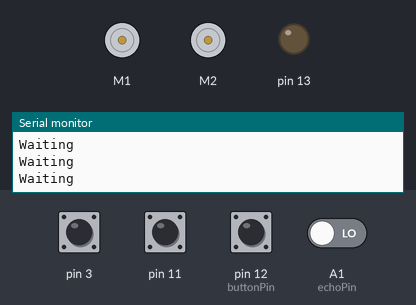
A sketch run on a simulated Arduino Uno, built with avr-gcc and run on an emulated ATmega328P. Parts: 2 × DC motor (green arrow = forward, orange = backward, longer = faster), output pins drawn as LEDs (lit = HIGH), the last lines printed to the serial monitor. Inputs (shaded band) come from the test bench; at power-on: pin 3, pin 11, pin 12 (buttonPin) HIGH, A1 (echoPin) LOW.

Above: at 0.8 s.
0.9 s: pin 12 (buttonPin) pulled LOW for 0.15 s
At 2.2 s:
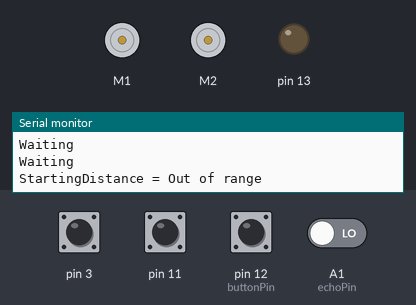
4.0 s: pin 3 pulled LOW for 1 s
At 6.6 s:
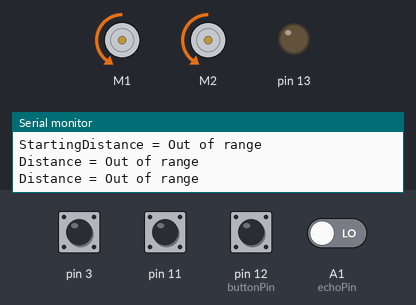
Timing chart, 0 to 14.0 s (numbered marks = the images above; inputs shaded):
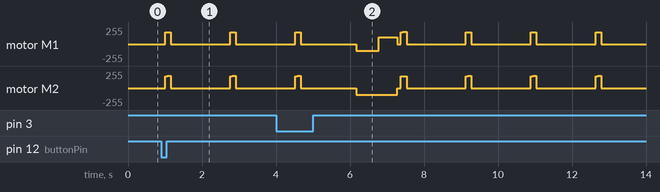

Measured:
- after the input at 0.9 s, motor M1: alternates forward 174/255 for 0.15 s and stopped for 1.6 s, starting after 0.11 s; motor M2: alternates forward 184/255 for 0.15 s and stopped for 1.6 s, starting after 0.11 s

The sketch:

SmartBumper_V1.7.ino
```cpp
#include <RedBot.h>
#define trigPin A0
#define echoPin A1
RedBotMotors motors;
RedBotBumper lBumper = RedBotBumper(3);  // initialzes bumper object on pin 3
RedBotBumper rBumper = RedBotBumper(11); // initialzes bumper object on pin 11
RedBotEncoder encoder = RedBotEncoder(A2, 10);

const int buttonPin = 12; // variable to store the button Pin
int lBumperState;  // state variable to store the bumper value
int rBumperState;  // state variable to store the bumper value
int xx = 1;

int countsPerRev = 192;   // 4 pairs of N-S x 48:1 gearbox = 192 ticks per wheel rev
float wheelDiam = 65;  // diam = 65mm
float wheelCirc = PI * wheelDiam; // Redbot wheel circumference = pi*D


void setup()
{
  foo();

  Serial.begin(9600);
  pinMode(buttonPin, INPUT_PULLUP);
  pinMode(13, OUTPUT);

  do
  {
    delay(10);
    Serial.print("Waiting");
    Serial.print("\n");
  } while ( digitalRead(buttonPin) == HIGH );

  Serial.print("Starting");
}


void loop()
{
  lBumperState = lBumper.read();  // default INPUT state is HIGH, it is LOW when bumped
  rBumperState = rBumper.read();  // default INPUT state is HIGH, it is LOW when bumped


  driveStraight(20, 180);
  detectObjectDistance();

  if ((lBumperState == LOW) || (rBumperState == LOW))
  {
    motors.brake();
    motors.drive(-100);
    delay(600);
    motors.brake();
    motors.rightMotor(-100);
    motors.leftMotor(-100);
    delay(500);
    motors.brake();

  }
}

void foo(){
//  return 22;
 Serial.print ("22");
}


void detectObjectDistance()
{
  float duration, objectDistance;
  digitalWrite(trigPin, LOW);
  delayMicroseconds(2);

  digitalWrite(trigPin, HIGH);
  delayMicroseconds(10);
  digitalWrite(trigPin, LOW);

  duration = pulseIn(echoPin, HIGH);
  objectDistance = (duration / 2) * 0.0344;

  if (objectDistance >= 400 || objectDistance <= 2){
    Serial.print("Distance = ");
    Serial.println("Out of range");
  }
  else {
    Serial.print("Distance = ");
    Serial.print(objectDistance);
    Serial.println(" cm");
    delay(500);
  }
  delay(500);
}


void driveStraight(float distance, int motorPower)
{
  long lCount = 0;
  long rCount = 0;
  long targetCount;
  float numRev;

  // variables for tracking the left and right encoder counts
  long prevlCount, prevrCount;

  long lDiff, rDiff;  // diff between current encoder count and previous count

  // variables for setting left and right motor power
  int leftPower = motorPower;
  int rightPower = motorPower;

  // variable used to offset motor power on right vs left to keep straight.
  int offset = 5;  // offset amount to compensate Right vs. Left drive

  numRev = distance / wheelCirc;  // calculate the target # of rotations
  targetCount = numRev * countsPerRev;    // calculate the target count


  encoder.clearEnc(BOTH);    // clear the encoder count
  delay(100);  // short delay before starting the motors.

  motors.drive(motorPower);  // start motors

  while (rCount < targetCount)
  {

    // while the right encoder is less than the target count -- debug print
    // the encoder values and wait -- this is a holding loop.
    lCount = encoder.getTicks(LEFT);
    rCount = encoder.getTicks(RIGHT);

    motors.leftDrive(leftPower);
    motors.rightDrive(rightPower);

    // calculate the rotation "speed" as a difference in the count from previous cycle.
    lDiff = (lCount - prevlCount);
    rDiff = (rCount - prevrCount);

    // store the current count as the "previous" count for the next cycle.
    prevlCount = lCount;
    prevrCount = rCount;

    // if left is faster than the right, slow down the left / speed up right
    if (lDiff > rDiff)
    {
      leftPower = leftPower - offset;
      rightPower = rightPower + offset;
    }
    // if right is faster than the left, speed up the left / slow down right
    else if (lDiff < rDiff)
    {
      leftPower = leftPower + offset;
      rightPower = rightPower - offset;
    }
    delay(50);  // short delay to give motors a chance to respond.
  }
  // now apply "brakes" to stop the motors.
  motors.stop();
}
```
